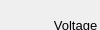
      <widget class="QWidget" name="pageCharLCVR1Prof">
       <property name="geometry">
        <rect>
         <x>0</x>
         <y>0</y>
         <width>100</width>
         <height>30</height>
        </rect>
       </property>
       <attribute name="label">
        <string>Characterization -- LCVR-1 Retardance vs. Voltage Profiling</string>
       </attribute>
       <widget class="QLabel" name="labelCharLCVR1Prof1">
        <property name="geometry">
         <rect>
          <x>10</x>
          <y>10</y>
          <width>150</width>
          <height>30</height>
         </rect>
        </property>
        <property name="font">
         <font>
          <pointsize>10</pointsize>
         </font>
        </property>
        <property name="text">
         <string>Voltage Start (mV)</string>
        </property>
        <property name="alignment">
         <set>Qt::AlignRight|Qt::AlignTrailing|Qt::AlignVCenter</set>
        </property>
        <property name="wordWrap">
         <bool>true</bool>
        </property>
       </widget>
       <widget class="QLabel" name="labelCharLCVR1Prof3">
        <property name="geometry">
         <rect>
          <x>10</x>
          <y>70</y>
          <width>150</width>
          <height>30</height>
         </rect>
        </property>
        <property name="font">
         <font>
          <pointsize>10</pointsize>
         </font>
        </property>
        <property name="text">
         <string>Voltage Stop (mV)</string>
        </property>
        <property name="alignment">
         <set>Qt::AlignRight|Qt::AlignTrailing|Qt::AlignVCenter</set>
        </property>
        <property name="wordWrap">
         <bool>true</bool>
        </property>
       </widget>
       <widget class="QSpinBox" name="spinBoxCharLCVR1Stop">
        <property name="geometry">
         <rect>
          <x>170</x>
          <y>70</y>
          <width>70</width>
          <height>30</height>
         </rect>
        </property>
        <property name="font">
         <font>
          <pointsize>10</pointsize>
         </font>
        </property>
        <property name="maximum">
         <number>20000</number>
        </property>
        <property name="value">
         <number>10000</number>
        </property>
       </widget>
       <widget class="QLabel" name="labelCharLCVR1Prof6">
        <property name="geometry">
         <rect>
          <x>260</x>
          <y>70</y>
          <width>150</width>
          <height>30</height>
         </rect>
        </property>
        <property name="font">
         <font>
          <pointsize>10</pointsize>
         </font>
        </property>
        <property name="text">
         <string>Polarizer Positions</string>
        </property>
        <property name="alignment">
         <set>Qt::AlignRight|Qt::AlignTrailing|Qt::AlignVCenter</set>
        </property>
        <property name="wordWrap">
         <bool>true</bool>
        </property>
       </widget>
       <widget class="QSpinBox" name="spinBoxCharLCVR1Step">
        <property name="geometry">
         <rect>
          <x>170</x>
          <y>40</y>
          <width>70</width>
          <height>30</height>
         </rect>
        </property>
        <property name="font">
         <font>
          <pointsize>10</pointsize>
         </font>
        </property>
        <property name="minimum">
         <number>1</number>
        </property>
        <property name="maximum">
         <number>1000</number>
        </property>
        <property name="value">
         <number>10</number>
        </property>
       </widget>
       <widget class="QLabel" name="labelCharLCVR1Prof2">
        <property name="geometry">
         <rect>
          <x>10</x>
          <y>40</y>
          <width>150</width>
          <height>30</height>
         </rect>
        </property>
        <property name="font">
         <font>
          <pointsize>10</pointsize>
         </font>
        </property>
        <property name="text">
         <string>Voltage Step (mV)</string>
        </property>
        <property name="alignment">
         <set>Qt::AlignRight|Qt::AlignTrailing|Qt::AlignVCenter</set>
        </property>
        <property name="wordWrap">
         <bool>true</bool>
        </property>
       </widget>
       <widget class="QSpinBox" name="spinBoxCharLCVR1Start">
        <property name="geometry">
         <rect>
          <x>170</x>
          <y>10</y>
          <width>70</width>
          <height>30</height>
         </rect>
        </property>
        <property name="font">
         <font>
          <pointsize>10</pointsize>
         </font>
        </property>
        <property name="maximum">
         <number>20000</number>
        </property>
       </widget>
       <widget class="QComboBox" name="comboBoxCharLCVR1PolPos">
        <property name="geometry">
         <rect>
          <x>420</x>
          <y>70</y>
          <width>70</width>
          <height>30</height>
         </rect>
        </property>
        <item>
         <property name="text">
          <string>8</string>
         </property>
        </item>
        <item>
         <property name="text">
          <string>12</string>
         </property>
        </item>
        <item>
         <property name="text">
          <string>16</string>
         </property>
        </item>
        <item>
         <property name="text">
          <string>24</string>
         </property>
        </item>
       </widget>
       <widget class="QSpinBox" name="spinBoxCharLCVR1Bias">
        <property name="geometry">
         <rect>
          <x>420</x>
          <y>40</y>
          <width>70</width>
          <height>30</height>
         </rect>
        </property>
        <property name="font">
         <font>
          <pointsize>10</pointsize>
         </font>
        </property>
        <property name="maximum">
         <number>512</number>
        </property>
        <property name="value">
         <number>20</number>
        </property>
       </widget>
       <widget class="QLabel" name="labelCharLCVR1Prof5">
        <property name="geometry">
         <rect>
          <x>260</x>
          <y>40</y>
          <width>150</width>
          <height>30</height>
         </rect>
        </property>
        <property name="font">
         <font>
          <pointsize>10</pointsize>
         </font>
        </property>
        <property name="text">
         <string>Bias Counts</string>
        </property>
        <property name="alignment">
         <set>Qt::AlignRight|Qt::AlignTrailing|Qt::AlignVCenter</set>
        </property>
        <property name="wordWrap">
         <bool>true</bool>
        </property>
       </widget>
       <widget class="QSpinBox" name="spinBoxCharLCVR1PF">
        <property name="geometry">
         <rect>
          <x>420</x>
          <y>10</y>
          <width>70</width>
          <height>30</height>
         </rect>
        </property>
        <property name="font">
         <font>
          <pointsize>10</pointsize>
         </font>
        </property>
        <property name="minimum">
         <number>0</number>
        </property>
        <property name="maximum">
         <number>27</number>
        </property>
        <property name="value">
         <number>1</number>
        </property>
       </widget>
       <widget class="QLabel" name="labelCharLCVR1Prof4">
        <property name="geometry">
         <rect>
          <x>260</x>
          <y>10</y>
          <width>150</width>
          <height>30</height>
         </rect>
        </property>
        <property name="font">
         <font>
          <pointsize>10</pointsize>
         </font>
        </property>
        <property name="text">
         <string>Select Pre-filter</string>
        </property>
        <property name="alignment">
         <set>Qt::AlignRight|Qt::AlignTrailing|Qt::AlignVCenter</set>
        </property>
        <property name="wordWrap">
         <bool>true</bool>
        </property>
       </widget>
      </widget>
